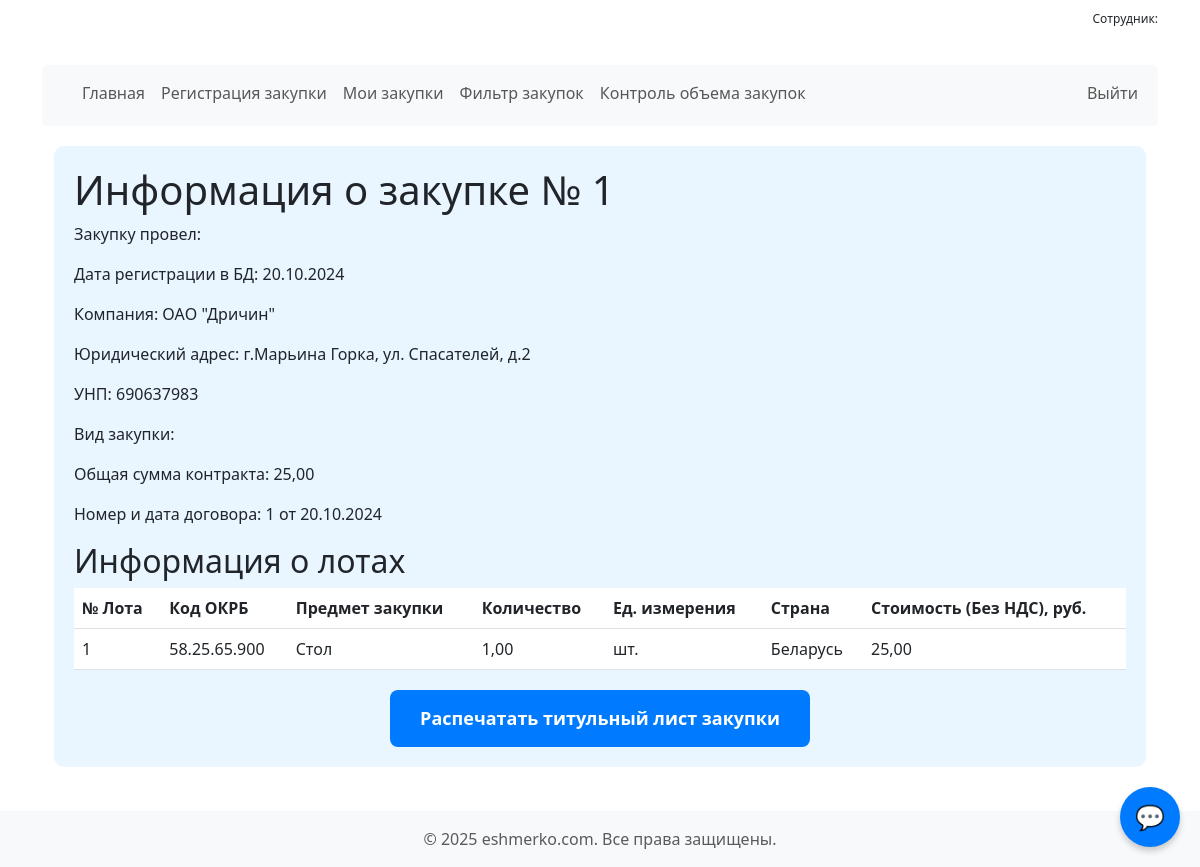
Page /zakupki/1/ on the committed database.
### regforma/models.py (models this page shows, shortened)
class PredmetZakupki(models.Model):
    VID_ZAKUPKI_CHOICES = [
        ('Сравнительная таблица', 'Сравнительная таблица'),
        ('Прямая процедура', 'Прямая процедура'),
        ('Переход на прямую процедуру закупки', 'Переход на прямую процедуру закупки'),
        ('Упрощенная процедура закупки до 15 БВ', 'Упрощенная процедура закупки до 15 БВ'),
        ('Конкурентный лист', 'Конкурентный лист'),
        ('Открытый конкурс', 'Открытый конкурс'),
        ('Закупка из одного источника', 'Закупка из одного источника'),
    ]
    vid_zakupki = models.CharField(
        max_length=200,
        choices=VID_ZAKUPKI_CHOICES,
        verbose_name='Вид процедуры закупки'
    )
    nomer_dogovora = models.CharField(max_length=200, verbose_name='Номер договора')
    data_dogovora = models.DateField(verbose_name='Дата заключения договора')
    price_full = models.DecimalField(max_digits=10, decimal_places=2, verbose_name='Общая стоимость договора')
    data_creator_zakupki = models.DateField(default=timezone.now)
    company = models.ForeignKey(Company, on_delete=models.CASCADE, related_name='zakupki')

class Company(models.Model):
    name = models.CharField(max_length=200, verbose_name='Название организации')
    adress = models.CharField(max_length=200, verbose_name='Юридический адрес')
    unp = models.CharField(max_length=200, verbose_name='УНП')
    author = models.ForeignKey(User, on_delete=models.CASCADE, related_name='companies')

class Lots(models.Model):
    number_lot = models.PositiveIntegerField(default=1, verbose_name='Номер лота')
    cod_okrb = models.CharField(max_length=200, verbose_name='Код ОКРБ')
    predmet_zakupki = models.CharField(max_length=200, verbose_name='Предмет закупки (что закупаем)')
    unit = models.DecimalField(max_digits=10, decimal_places=2, verbose_name='Количество')  # Для дробных значений
    ed_izmer = models.CharField(max_length=20, choices=UNITS_CHOICES, verbose_name='Единица измерения')
    country = models.CharField(max_length=100, choices=COUNTRY_CHOICES, verbose_name='Страна')
    price_lot = models.DecimalField(max_digits=10, decimal_places=2, verbose_name='Стоимость лота (БезНДС), руб.')
    zakupki = models.ForeignKey(PredmetZakupki, on_delete=models.CASCADE, related_name='lots')

### regforma/views.py (the view)
# urls.py: path('zakupki/<int:zakupki_id>/', zakupki_detail, name='zakupki_detail'),
def zakupki_detail(request, zakupki_id):
    zakupka = get_object_or_404(PredmetZakupki, id=zakupki_id)
    company = zakupka.company
    lots = Lots.objects.filter(zakupki=zakupka)
    return render(request, 'zakupki_detail.html', {
        'zakupka': zakupka,
        'company': company,
        'lots': lots,
    })

### regforma/templates/zakupki_detail.html
{% extends 'base.html' %}
{% block content %}
<div class="container">
    <div class="form-section">
        <h1>Информация о закупке № {{ zakupka.id }}</h1>
        <div class="info">
            <p><label>Закупку провел:</label> {{ request.user.first_name }} {{ request.user.last_name }}</p>
            <p><label>Дата регистрации в БД:</label> {{ zakupka.data_creator_zakupki|date:"d.m.Y" }}</p>
            <p><label>Компания:</label> {{ zakupka.company.name }}</p>
            <p><label>Юридический адрес:</label> {{ zakupka.company.adress }}</p>
            <p><label>УНП:</label> {{ zakupka.company.unp }}</p>
            <p><label>Вид закупки:</label> {{ zakupka.vid_zakupki }}</p>
            <p><label>Общая сумма контракта:</label> {{ zakupka.price_full }}</p>
            <p><label>Номер и дата договора:</label> {{ zakupka.nomer_dogovora }} от {{ zakupka.data_dogovora|date:"d.m.Y" }}</p>
        </div>
        <h2>Информация о лотах</h2>
        <table class="table">
            <thead>
                <tr>
                    <th>№ Лота</th>
                    <th>Код ОКРБ</th>
                    <th>Предмет закупки</th>
                    <th>Количество</th>
                    <th>Ед. измерения</th>
                    <th>Страна</th>
                    <th>Стоимость (Без НДС), руб.</th>
                </tr>
            </thead>
            <tbody>
                {% for lot in lots %}
                <tr>
                    <td>{{ lot.number_lot }}</td>
                    <td>{{ lot.cod_okrb }}</td>
                    <td>{{ lot.predmet_zakupki }}</td>
                    <td>{{ lot.unit }}</td>
                    <td>{{ lot.ed_izmer }}</td>
                    <td>{{ lot.country }}</td>
                    <td>{{ lot.price_lot }}</td>
                </tr>
                {% endfor %}
            </tbody>
        </table>
        <div class="button-container" style="text-align: center; margin-top: 20px;">
            <a href="{% url 'generate_pdf' zakupka.id %}" class="pdf-button">Распечатать титульный лист закупки</a>
        </div>
    </div>
</div>
{% endblock %}

### static/css/style.css (style rules this page uses)
.form-section, .navbar, .user-info { width: 100%; margin: 20px auto; border-radius: 5px; }
.form-section { border: 0px solid #007bff; border-radius: 10px; background-color: #e9f5ff; padding: 20px; }
.pdf-button { display: inline-block; padding: 15px 30px; font-size: 18px; font-weight: bold; text-align: center; text-decoration: none; color: white; background-color: #007bff; border: none; border-radius: 8px; transition: background-color 0.3s ease; }
.button-container { text-align: center; margin-top: 20px; }

### rows in the picture
PredmetZakupki: id "1", data_creator_zakupki "20.10.2024", company.name "ОАО \"Дричин\"", company.adress "г.Марьина Горка, ул. Спасателей, д.2", company.unp "690637983", price_full "25,00", nomer_dogovora "1", data_dogovora "20.10.2024"
Lots: number_lot "1", cod_okrb "58.25.65.900", predmet_zakupki "Стол", unit "1,00", ed_izmer "шт.", country "Беларусь", price_lot "25,00"
